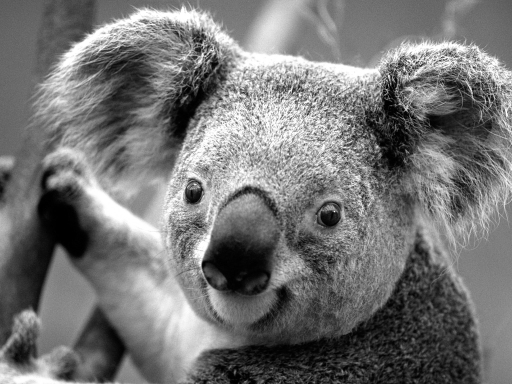
#> input picture koala.png, 512 x 384 px
$ python testPython.py
#> lines starting #> are read from the running program, lines starting #| are printed output that depends on the picture
# coding=utf-8

import os
from math import sin, cos
from PIL import Image
import heapq
import numpy as np
import cv2


def test_np_tile():
    n, k = 30, 5
    x = np.tile(np.arange(0, n), (k, 1))
    print(x)

    y = np.random.rand(10, 5)
    print(y)


def test_hepify():
    data = [1, 5, 3, 2, 9, 5]
    print(data)

    heapq.heapify(data)

    print(data)


def rotate(src, tar, center=(0, 0), theta=0, expand=False):
    """
    nearest neighbor interpolation
    """
#> called with src = './koala.png', tar = './koala_rotate.png', center = (256, 192), theta = 45, expand = False
    # convert angle in radians
    theta = round(theta*3.14/180, 2)

    img = Image.open(src)
#> img is the input picture: PIL image 512x384 P; min 0, max 255, mean 117
    img_array = np.array(img)

    height, width = img_array.shape
#> height = 384; width = 512
    x, y = center

    # image after rotation
    new_arr = np.zeros((height, width), dtype='uint8')

    if not expand:
        matrix = np.array([[cos(theta), sin(theta), 0],
                           [-sin(theta), cos(theta), 0],
                           [-x * cos(theta) + y * sin(theta) + x,
                            -x * sin(theta) - y * cos(theta) + y, 1]])

        # fill new array in row-major order
        for i in range(height):
            for j in range(width):
                # using homogeneous coordinates
                pos_y, pos_x, _ = np.matmul(np.array([i, j, 1]), matrix)

                if pos_y >= height - 0.5 or pos_y < -0.5 \
                        or pos_x >= width - 0.5 or pos_x < -0.5:
                    new_arr[i, j] = 0
                else:
                    pos_y, pos_x = int(round(pos_y)), int(round(pos_x))
                    new_arr[i, j] = img_array[pos_y, pos_x]
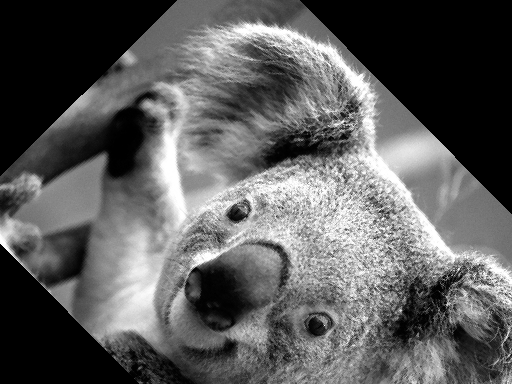
#> new_arr: shape (384, 512); min 0, max 255, mean 92.9
    else:
        print('[Err]: scalling not implemented now.')

    new_img = Image.fromarray(new_arr)
    new_img.save(tar)
    print('=> success.')

    return img_array, new_arr


def test_rotate():
    img_path = './koala.png'

    if not os.path.isfile(img_path):
        print('=> [Err]: invalid file path.')
        return

    tar_path = './koala_rotate.png'

    img, img_rotate = rotate(img_path, tar_path, center=(256, 192), theta=45)

    cv2.imshow('origin', img)
    cv2.imshow('rotate', img_rotate)
    cv2.waitKey()


if __name__ == '__main__':
    # test_hepify()

    test_rotate()

    print('=> test done.')
